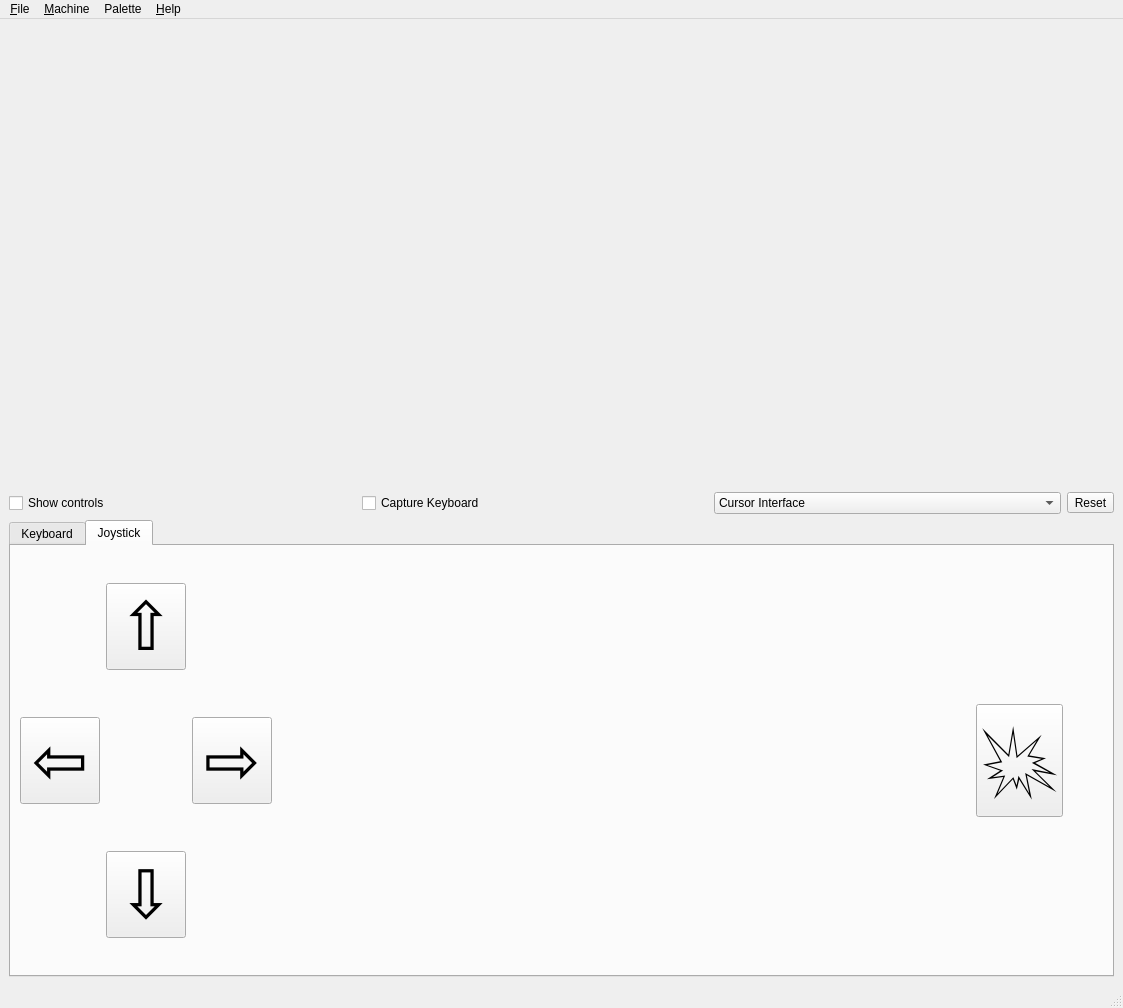
<?xml version="1.0" encoding="UTF-8"?>
<ui version="4.0">
 <class>MainWindow</class>
 <widget class="QMainWindow" name="MainWindow">
  <property name="geometry">
   <rect>
    <x>0</x>
    <y>0</y>
    <width>1123</width>
    <height>1008</height>
   </rect>
  </property>
  <property name="windowTitle">
   <string>MainWindow</string>
  </property>
  <widget class="QWidget" name="centralwidget">
   <layout class="QGridLayout" name="gridLayout">
    <item row="2" column="0" colspan="4">
     <widget class="QTabWidget" name="controlsTab">
      <property name="tabPosition">
       <enum>QTabWidget::North</enum>
      </property>
      <property name="tabShape">
       <enum>QTabWidget::Rounded</enum>
      </property>
      <property name="currentIndex">
       <number>1</number>
      </property>
      <property name="elideMode">
       <enum>Qt::ElideMiddle</enum>
      </property>
      <property name="documentMode">
       <bool>false</bool>
      </property>
      <property name="movable">
       <bool>false</bool>
      </property>
      <property name="tabBarAutoHide">
       <bool>true</bool>
      </property>
      <widget class="QWidget" name="keyboard">
       <attribute name="title">
        <string>Keyboard</string>
       </attribute>
       <layout class="QGridLayout" name="gridLayout_3">
        <item row="0" column="0">
         <widget class="KeyboardWidget" name="kbwidget" native="true"/>
        </item>
       </layout>
      </widget>
      <widget class="QWidget" name="joystick">
       <attribute name="title">
        <string>Joystick</string>
       </attribute>
       <layout class="QGridLayout" name="gridLayout_2">
        <item row="1" column="6">
         <spacer name="horizontalSpacer_3">
          <property name="orientation">
           <enum>Qt::Horizontal</enum>
          </property>
          <property name="sizeType">
           <enum>QSizePolicy::Minimum</enum>
          </property>
          <property name="sizeHint" stdset="0">
           <size>
            <width>40</width>
            <height>20</height>
           </size>
          </property>
         </spacer>
        </item>
        <item row="1" column="1">
         <spacer name="horizontalSpacer_2">
          <property name="orientation">
           <enum>Qt::Horizontal</enum>
          </property>
          <property name="sizeType">
           <enum>QSizePolicy::Minimum</enum>
          </property>
          <property name="sizeHint" stdset="0">
           <size>
            <width>40</width>
            <height>20</height>
           </size>
          </property>
         </spacer>
        </item>
        <item row="0" column="1">
         <widget class="QPushButton" name="pbUp">
          <property name="font">
           <font>
            <family>MS Shell Dlg 2</family>
            <pointsize>50</pointsize>
            <weight>50</weight>
            <bold>false</bold>
           </font>
          </property>
          <property name="text">
           <string>⇧</string>
          </property>
         </widget>
        </item>
        <item row="1" column="4">
         <spacer name="horizontalSpacer">
          <property name="orientation">
           <enum>Qt::Horizontal</enum>
          </property>
          <property name="sizeHint" stdset="0">
           <size>
            <width>40</width>
            <height>20</height>
           </size>
          </property>
         </spacer>
        </item>
        <item row="1" column="5">
         <widget class="QPushButton" name="pbFire">
          <property name="sizePolicy">
           <sizepolicy hsizetype="Maximum" vsizetype="Fixed">
            <horstretch>0</horstretch>
            <verstretch>0</verstretch>
           </sizepolicy>
          </property>
          <property name="font">
           <font>
            <pointsize>70</pointsize>
            <weight>50</weight>
            <bold>false</bold>
           </font>
          </property>
          <property name="text">
           <string>💥</string>
          </property>
         </widget>
        </item>
        <item row="1" column="0">
         <widget class="QPushButton" name="pbLeft">
          <property name="font">
           <font>
            <family>MS Shell Dlg 2</family>
            <pointsize>50</pointsize>
            <weight>50</weight>
            <bold>false</bold>
           </font>
          </property>
          <property name="text">
           <string>⇦</string>
          </property>
         </widget>
        </item>
        <item row="2" column="1">
         <widget class="QPushButton" name="pbDown">
          <property name="font">
           <font>
            <family>MS Shell Dlg 2</family>
            <pointsize>50</pointsize>
            <weight>50</weight>
            <bold>false</bold>
           </font>
          </property>
          <property name="text">
           <string>⇩</string>
          </property>
         </widget>
        </item>
        <item row="1" column="2">
         <widget class="QPushButton" name="pbRight">
          <property name="font">
           <font>
            <pointsize>50</pointsize>
            <weight>50</weight>
            <bold>false</bold>
           </font>
          </property>
          <property name="text">
           <string>⇨</string>
          </property>
         </widget>
        </item>
       </layout>
      </widget>
     </widget>
    </item>
    <item row="0" column="0" colspan="4">
     <widget class="ScreenWidget" name="screen" native="true">
      <property name="sizePolicy">
       <sizepolicy hsizetype="Preferred" vsizetype="Expanding">
        <horstretch>0</horstretch>
        <verstretch>0</verstretch>
       </sizepolicy>
      </property>
     </widget>
    </item>
    <item row="1" column="1">
     <widget class="QCheckBox" name="cbKeyboardCapture">
      <property name="text">
       <string>Capture Keyboard</string>
      </property>
     </widget>
    </item>
    <item row="1" column="0">
     <widget class="QCheckBox" name="cbShowControls">
      <property name="focusPolicy">
       <enum>Qt::NoFocus</enum>
      </property>
      <property name="text">
       <string>Show controls</string>
      </property>
     </widget>
    </item>
    <item row="1" column="3">
     <widget class="QToolButton" name="tbReset">
      <property name="focusPolicy">
       <enum>Qt::TabFocus</enum>
      </property>
      <property name="text">
       <string>Reset</string>
      </property>
     </widget>
    </item>
    <item row="1" column="2">
     <widget class="QComboBox" name="cbJoystick">
      <item>
       <property name="text">
        <string>Cursor Interface</string>
       </property>
      </item>
      <item>
       <property name="text">
        <string>Kempston Interface</string>
       </property>
      </item>
      <item>
       <property name="text">
        <string>Sinclair Interface 2 (port 1)</string>
       </property>
      </item>
      <item>
       <property name="text">
        <string>Sinclair Interface 2 (port 2)</string>
       </property>
      </item>
     </widget>
    </item>
   </layout>
  </widget>
  <widget class="QMenuBar" name="menubar">
   <property name="geometry">
    <rect>
     <x>0</x>
     <y>0</y>
     <width>1123</width>
     <height>21</height>
    </rect>
   </property>
   <widget class="QMenu" name="menuFile">
    <property name="title">
     <string>&amp;File</string>
    </property>
    <addaction name="action_Load_a_snapshot"/>
    <addaction name="actionLoad_a_snapshot_z80"/>
    <addaction name="action_Save_a_snapshot"/>
    <addaction name="separator"/>
    <addaction name="actionLoad_a_screenshot"/>
    <addaction name="actionMake_a_scrennshot"/>
    <addaction name="separator"/>
    <addaction name="actionE_xit"/>
   </widget>
   <widget class="QMenu" name="menuMachine">
    <property name="title">
     <string>&amp;Machine</string>
    </property>
    <addaction name="action_Reset"/>
    <addaction name="action_NMI"/>
    <addaction name="separator"/>
    <addaction name="actionSpectrum_48k"/>
    <addaction name="actionSpectrum_128k"/>
   </widget>
   <widget class="QMenu" name="menuHelp">
    <property name="title">
     <string>&amp;Help</string>
    </property>
    <addaction name="action_About"/>
   </widget>
   <widget class="QMenu" name="menuPalette">
    <property name="title">
     <string>Palette</string>
    </property>
    <addaction name="actionPalette_1"/>
    <addaction name="actionPalette_2"/>
   </widget>
   <addaction name="menuFile"/>
   <addaction name="menuMachine"/>
   <addaction name="menuPalette"/>
   <addaction name="menuHelp"/>
  </widget>
  <widget class="QStatusBar" name="statusbar"/>
  <action name="action_Load_a_snapshot">
   <property name="text">
    <string>&amp;Load a snapshot (.sna)...</string>
   </property>
   <property name="toolTip">
    <string>&lt;html&gt;&lt;head/&gt;&lt;body&gt;&lt;p&gt;Load a snapshot&lt;/p&gt;&lt;/body&gt;&lt;/html&gt;</string>
   </property>
  </action>
  <action name="actionE_xit">
   <property name="text">
    <string>E&amp;xit</string>
   </property>
  </action>
  <action name="action_Reset">
   <property name="text">
    <string>&amp;Reset</string>
   </property>
  </action>
  <action name="action_NMI">
   <property name="text">
    <string>&amp;NMI</string>
   </property>
  </action>
  <action name="action_About">
   <property name="text">
    <string>&amp;About</string>
   </property>
  </action>
  <action name="action_Save_a_snapshot">
   <property name="text">
    <string>&amp;Save a snapshot (.z80)</string>
   </property>
  </action>
  <action name="actionSpectrum_48k">
   <property name="checkable">
    <bool>true</bool>
   </property>
   <property name="checked">
    <bool>false</bool>
   </property>
   <property name="text">
    <string>Spectrum 48k</string>
   </property>
  </action>
  <action name="actionSpectrum_128k">
   <property name="checkable">
    <bool>true</bool>
   </property>
   <property name="checked">
    <bool>true</bool>
   </property>
   <property name="text">
    <string>Spectrum 128k</string>
   </property>
  </action>
  <action name="actionMake_a_scrennshot">
   <property name="text">
    <string>Save a screenshot</string>
   </property>
  </action>
  <action name="actionPalette_1">
   <property name="checkable">
    <bool>true</bool>
   </property>
   <property name="checked">
    <bool>true</bool>
   </property>
   <property name="text">
    <string>Default</string>
   </property>
  </action>
  <action name="actionPalette_2">
   <property name="checkable">
    <bool>true</bool>
   </property>
   <property name="text">
    <string>Palette 2</string>
   </property>
  </action>
  <action name="actionLoad_a_screenshot">
   <property name="text">
    <string>Load a screenshot...</string>
   </property>
  </action>
  <action name="actionLoad_a_snapshot_z80">
   <property name="text">
    <string>Load a snapshot (.z80)...</string>
   </property>
  </action>
 </widget>
 <customwidgets>
  <customwidget>
   <class>ScreenWidget</class>
   <extends>QWidget</extends>
   <header location="global">screenwidget.h</header>
   <container>1</container>
  </customwidget>
  <customwidget>
   <class>KeyboardWidget</class>
   <extends>QWidget</extends>
   <header location="global">keyboardwidget.h</header>
   <container>1</container>
  </customwidget>
 </customwidgets>
 <resources/>
 <connections/>
</ui>
